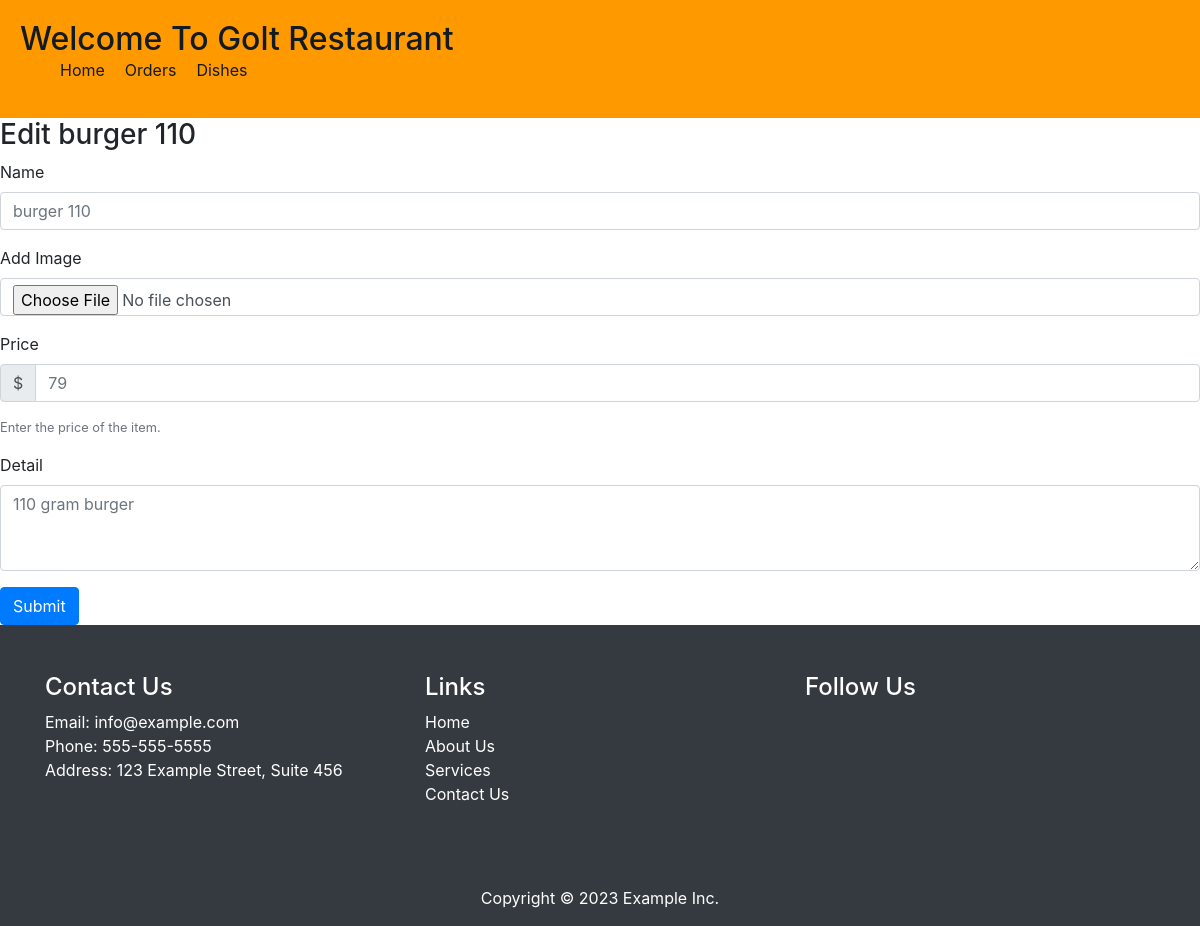
Page /restaurant/dishes/edit/8 on the committed database.
### restaurant/models.py (models this page shows)
class Dishes(models.Model):
    restaurant = models.ForeignKey(Restaurant, on_delete=models.CASCADE)
    name  = models.CharField(max_length=124)
    img = models.ImageField(upload_to='media/dishes_images')
    detail = models.TextField(blank=True)
    price = models.PositiveIntegerField()
    class Meta:
        verbose_name_plural = 'Dishes'

### restaurant/views.py (the view, shortened to what this page needs)
# urls.py: path('dishes/edit/<int:id>',views.edit_dishes,name='edit_dishes'),
def edit_dishes(request, id):
    try:
        dish = Dishes.objects.get(id=id)
        return render(request, 'restaurant/edit_dishes.html', {'dish': dish})
    except ObjectDoesNotExist:
        messages.error(request, 'Not exist !')

### Golt/templates/restaurant/edit_dishes.html (shortened to what this page needs)
{% extends 'restaurant/base.html' %}
{% load static %}
{% block content %}
<!DOCTYPE html>
<html lang="en">
<head>
    <link rel="stylesheet" href="https://maxcdn.bootstrapcdn.com/bootstrap/4.5.2/css/bootstrap.min.css">
</head>
<h3>Edit {{dish.name}}</h3>
<body>
    <form method="post" enctype="multipart/form-data">
        <div class="form-group">
          <label for="name">Name</label>
          <input type="text" class="form-control" id="name" placeholder="{{dish.name}}" name="name">
        </div>
        <div class="form-group">
            <label for="exampleFormControlInput1">Add Image</label>
            <input type="file" class="form-control" name="img" id="img" accept="image/*" placeholder="Add image" required>
        </div>
        <div class="form-group">
            <label for="price">Price</label>
            <div class="input-group mb-3">
              <div class="input-group-prepend">
                <span class="input-group-text">$</span>
              </div>
              <input type="text" class="form-control" id="price" aria-describedby="priceHelp" name="price" placeholder="{{dish.price}}">
            </div>
            <small id="priceHelp" class="form-text text-muted">Enter the price of the item.</small>
          </div>
        <div class="form-group">
            <label for="message">Detail</label>
            <textarea class="form-control" id="message" rows="3" name="detail" placeholder="{{dish.detail}}"></textarea>
        </div>
        <button type="submit" class="btn btn-primary">Submit</button>
    </form>
</body>
</html>
{% endblock %}

### rows in the picture
Dishes: name "burger 110", price "79", detail "110 gram burger"
